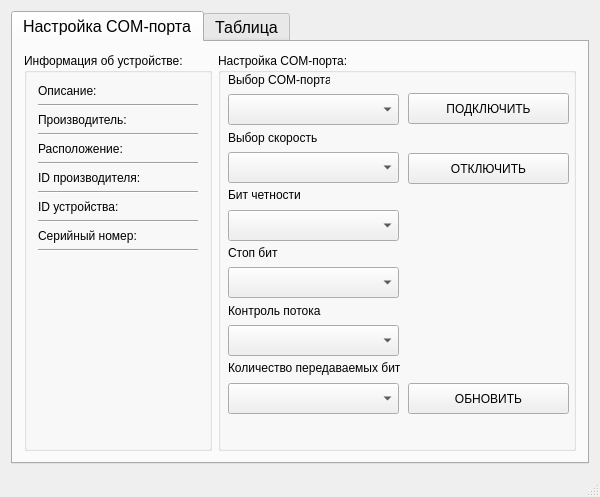
<?xml version="1.0" encoding="UTF-8"?>
<ui version="4.0">
 <class>MainWindow</class>
 <widget class="QMainWindow" name="MainWindow">
  <property name="geometry">
   <rect>
    <x>0</x>
    <y>0</y>
    <width>592</width>
    <height>497</height>
   </rect>
  </property>
  <property name="windowTitle">
   <string>MainWindow</string>
  </property>
  <widget class="QWidget" name="centralWidget">
   <layout class="QVBoxLayout" name="verticalLayout_4">
    <item>
     <layout class="QVBoxLayout" name="verticalLayout_3">
      <item>
       <widget class="QTabWidget" name="tabWidget">
        <property name="font">
         <font>
          <pointsize>12</pointsize>
         </font>
        </property>
        <property name="currentIndex">
         <number>0</number>
        </property>
        <widget class="QWidget" name="tab_9">
         <property name="sizePolicy">
          <sizepolicy hsizetype="Expanding" vsizetype="Expanding">
           <horstretch>0</horstretch>
           <verstretch>0</verstretch>
          </sizepolicy>
         </property>
         <attribute name="title">
          <string>Настройка COM-порта</string>
         </attribute>
         <layout class="QHBoxLayout" name="horizontalLayout_3">
          <item>
           <widget class="QGroupBox" name="groupBox_2">
            <property name="sizePolicy">
             <sizepolicy hsizetype="Expanding" vsizetype="Expanding">
              <horstretch>0</horstretch>
              <verstretch>0</verstretch>
             </sizepolicy>
            </property>
            <property name="font">
             <font>
              <pointsize>9</pointsize>
             </font>
            </property>
            <property name="title">
             <string>Информация об устройстве:</string>
            </property>
            <layout class="QVBoxLayout" name="verticalLayout_6">
             <item>
              <layout class="QVBoxLayout" name="verticalLayout_5">
               <item>
                <widget class="QLabel" name="label_7">
                 <property name="text">
                  <string>Описание:</string>
                 </property>
                </widget>
               </item>
               <item>
                <widget class="Line" name="line">
                 <property name="orientation">
                  <enum>Qt::Horizontal</enum>
                 </property>
                </widget>
               </item>
               <item>
                <widget class="QLabel" name="label_8">
                 <property name="text">
                  <string>Производитель:</string>
                 </property>
                </widget>
               </item>
               <item>
                <widget class="Line" name="line_2">
                 <property name="orientation">
                  <enum>Qt::Horizontal</enum>
                 </property>
                </widget>
               </item>
               <item>
                <widget class="QLabel" name="label_9">
                 <property name="text">
                  <string>Расположение:</string>
                 </property>
                </widget>
               </item>
               <item>
                <widget class="Line" name="line_3">
                 <property name="orientation">
                  <enum>Qt::Horizontal</enum>
                 </property>
                </widget>
               </item>
               <item>
                <widget class="QLabel" name="label_10">
                 <property name="text">
                  <string>ID производителя:</string>
                 </property>
                </widget>
               </item>
               <item>
                <widget class="Line" name="line_4">
                 <property name="orientation">
                  <enum>Qt::Horizontal</enum>
                 </property>
                </widget>
               </item>
               <item>
                <widget class="QLabel" name="label_11">
                 <property name="text">
                  <string>ID устройства:</string>
                 </property>
                </widget>
               </item>
               <item>
                <widget class="Line" name="line_5">
                 <property name="orientation">
                  <enum>Qt::Horizontal</enum>
                 </property>
                </widget>
               </item>
               <item>
                <widget class="QLabel" name="label_12">
                 <property name="text">
                  <string>Серийный номер:</string>
                 </property>
                </widget>
               </item>
               <item>
                <widget class="Line" name="line_6">
                 <property name="orientation">
                  <enum>Qt::Horizontal</enum>
                 </property>
                </widget>
               </item>
               <item>
                <spacer name="verticalSpacer">
                 <property name="orientation">
                  <enum>Qt::Vertical</enum>
                 </property>
                 <property name="sizeHint" stdset="0">
                  <size>
                   <width>20</width>
                   <height>40</height>
                  </size>
                 </property>
                </spacer>
               </item>
              </layout>
             </item>
            </layout>
           </widget>
          </item>
          <item>
           <widget class="QGroupBox" name="groupBox">
            <property name="sizePolicy">
             <sizepolicy hsizetype="Expanding" vsizetype="Expanding">
              <horstretch>0</horstretch>
              <verstretch>0</verstretch>
             </sizepolicy>
            </property>
            <property name="minimumSize">
             <size>
              <width>358</width>
              <height>373</height>
             </size>
            </property>
            <property name="font">
             <font>
              <pointsize>9</pointsize>
             </font>
            </property>
            <property name="title">
             <string>Настройка COM-порта:</string>
            </property>
            <widget class="QComboBox" name="comboBox">
             <property name="geometry">
              <rect>
               <x>10</x>
               <y>41</y>
               <width>171</width>
               <height>31</height>
              </rect>
             </property>
             <property name="sizePolicy">
              <sizepolicy hsizetype="Expanding" vsizetype="Expanding">
               <horstretch>0</horstretch>
               <verstretch>0</verstretch>
              </sizepolicy>
             </property>
            </widget>
            <widget class="QLabel" name="label">
             <property name="geometry">
              <rect>
               <x>10</x>
               <y>20</y>
               <width>102</width>
               <height>14</height>
              </rect>
             </property>
             <property name="text">
              <string>Выбор COM-порта</string>
             </property>
            </widget>
            <widget class="QComboBox" name="comboBox_2">
             <property name="geometry">
              <rect>
               <x>10</x>
               <y>99</y>
               <width>171</width>
               <height>31</height>
              </rect>
             </property>
             <property name="sizePolicy">
              <sizepolicy hsizetype="Expanding" vsizetype="Expanding">
               <horstretch>0</horstretch>
               <verstretch>0</verstretch>
              </sizepolicy>
             </property>
            </widget>
            <widget class="QComboBox" name="comboBox_3">
             <property name="geometry">
              <rect>
               <x>10</x>
               <y>157</y>
               <width>171</width>
               <height>31</height>
              </rect>
             </property>
             <property name="sizePolicy">
              <sizepolicy hsizetype="Expanding" vsizetype="Expanding">
               <horstretch>0</horstretch>
               <verstretch>0</verstretch>
              </sizepolicy>
             </property>
            </widget>
            <widget class="QLabel" name="label_2">
             <property name="geometry">
              <rect>
               <x>10</x>
               <y>78</y>
               <width>91</width>
               <height>14</height>
              </rect>
             </property>
             <property name="text">
              <string>Выбор скорость</string>
             </property>
            </widget>
            <widget class="QLabel" name="label_3">
             <property name="geometry">
              <rect>
               <x>10</x>
               <y>135</y>
               <width>77</width>
               <height>14</height>
              </rect>
             </property>
             <property name="text">
              <string>Бит четности</string>
             </property>
            </widget>
            <widget class="QLabel" name="label_4">
             <property name="geometry">
              <rect>
               <x>10</x>
               <y>193</y>
               <width>51</width>
               <height>14</height>
              </rect>
             </property>
             <property name="text">
              <string>Стоп бит</string>
             </property>
            </widget>
            <widget class="QComboBox" name="comboBox_4">
             <property name="geometry">
              <rect>
               <x>10</x>
               <y>214</y>
               <width>171</width>
               <height>31</height>
              </rect>
             </property>
             <property name="sizePolicy">
              <sizepolicy hsizetype="Expanding" vsizetype="Expanding">
               <horstretch>0</horstretch>
               <verstretch>0</verstretch>
              </sizepolicy>
             </property>
            </widget>
            <widget class="QLabel" name="label_5">
             <property name="geometry">
              <rect>
               <x>10</x>
               <y>251</y>
               <width>97</width>
               <height>14</height>
              </rect>
             </property>
             <property name="text">
              <string>Контроль потока</string>
             </property>
            </widget>
            <widget class="QComboBox" name="comboBox_5">
             <property name="geometry">
              <rect>
               <x>10</x>
               <y>272</y>
               <width>171</width>
               <height>31</height>
              </rect>
             </property>
             <property name="sizePolicy">
              <sizepolicy hsizetype="Expanding" vsizetype="Expanding">
               <horstretch>0</horstretch>
               <verstretch>0</verstretch>
              </sizepolicy>
             </property>
            </widget>
            <widget class="QLabel" name="label_6">
             <property name="geometry">
              <rect>
               <x>10</x>
               <y>308</y>
               <width>177</width>
               <height>14</height>
              </rect>
             </property>
             <property name="text">
              <string>Количество передаваемых бит</string>
             </property>
            </widget>
            <widget class="QComboBox" name="comboBox_6">
             <property name="geometry">
              <rect>
               <x>10</x>
               <y>330</y>
               <width>171</width>
               <height>31</height>
              </rect>
             </property>
             <property name="sizePolicy">
              <sizepolicy hsizetype="Expanding" vsizetype="Expanding">
               <horstretch>0</horstretch>
               <verstretch>0</verstretch>
              </sizepolicy>
             </property>
            </widget>
            <widget class="QPushButton" name="pushButton_2">
             <property name="geometry">
              <rect>
               <x>190</x>
               <y>100</y>
               <width>161</width>
               <height>31</height>
              </rect>
             </property>
             <property name="text">
              <string>ОТКЛЮЧИТЬ</string>
             </property>
            </widget>
            <widget class="QPushButton" name="pushButton_3">
             <property name="geometry">
              <rect>
               <x>190</x>
               <y>330</y>
               <width>161</width>
               <height>31</height>
              </rect>
             </property>
             <property name="text">
              <string>ОБНОВИТЬ</string>
             </property>
            </widget>
            <widget class="QPushButton" name="pushButton">
             <property name="geometry">
              <rect>
               <x>190</x>
               <y>40</y>
               <width>161</width>
               <height>31</height>
              </rect>
             </property>
             <property name="text">
              <string>ПОДКЛЮЧИТЬ</string>
             </property>
            </widget>
           </widget>
          </item>
         </layout>
        </widget>
        <widget class="QWidget" name="tab_10">
         <attribute name="title">
          <string>Таблица</string>
         </attribute>
         <layout class="QHBoxLayout" name="horizontalLayout_2">
          <item>
           <layout class="QVBoxLayout" name="verticalLayout">
            <item>
             <layout class="QHBoxLayout" name="horizontalLayout">
              <item>
               <widget class="QPushButton" name="pushButton_5">
                <property name="text">
                 <string>START</string>
                </property>
               </widget>
              </item>
              <item>
               <widget class="QPushButton" name="pushButton_4">
                <property name="text">
                 <string>STOP</string>
                </property>
               </widget>
              </item>
              <item>
               <spacer name="horizontalSpacer">
                <property name="orientation">
                 <enum>Qt::Horizontal</enum>
                </property>
                <property name="sizeHint" stdset="0">
                 <size>
                  <width>40</width>
                  <height>20</height>
                 </size>
                </property>
               </spacer>
              </item>
              <item>
               <widget class="QPushButton" name="pushButton_6">
                <property name="text">
                 <string>CLEAR</string>
                </property>
               </widget>
              </item>
             </layout>
            </item>
            <item>
             <widget class="QTableView" name="tableView"/>
            </item>
           </layout>
          </item>
         </layout>
        </widget>
       </widget>
      </item>
     </layout>
    </item>
   </layout>
  </widget>
  <widget class="QMenuBar" name="menuBar">
   <property name="geometry">
    <rect>
     <x>0</x>
     <y>0</y>
     <width>592</width>
     <height>21</height>
    </rect>
   </property>
  </widget>
  <widget class="QStatusBar" name="statusBar"/>
 </widget>
 <layoutdefault spacing="6" margin="11"/>
 <resources/>
 <connections/>
</ui>
